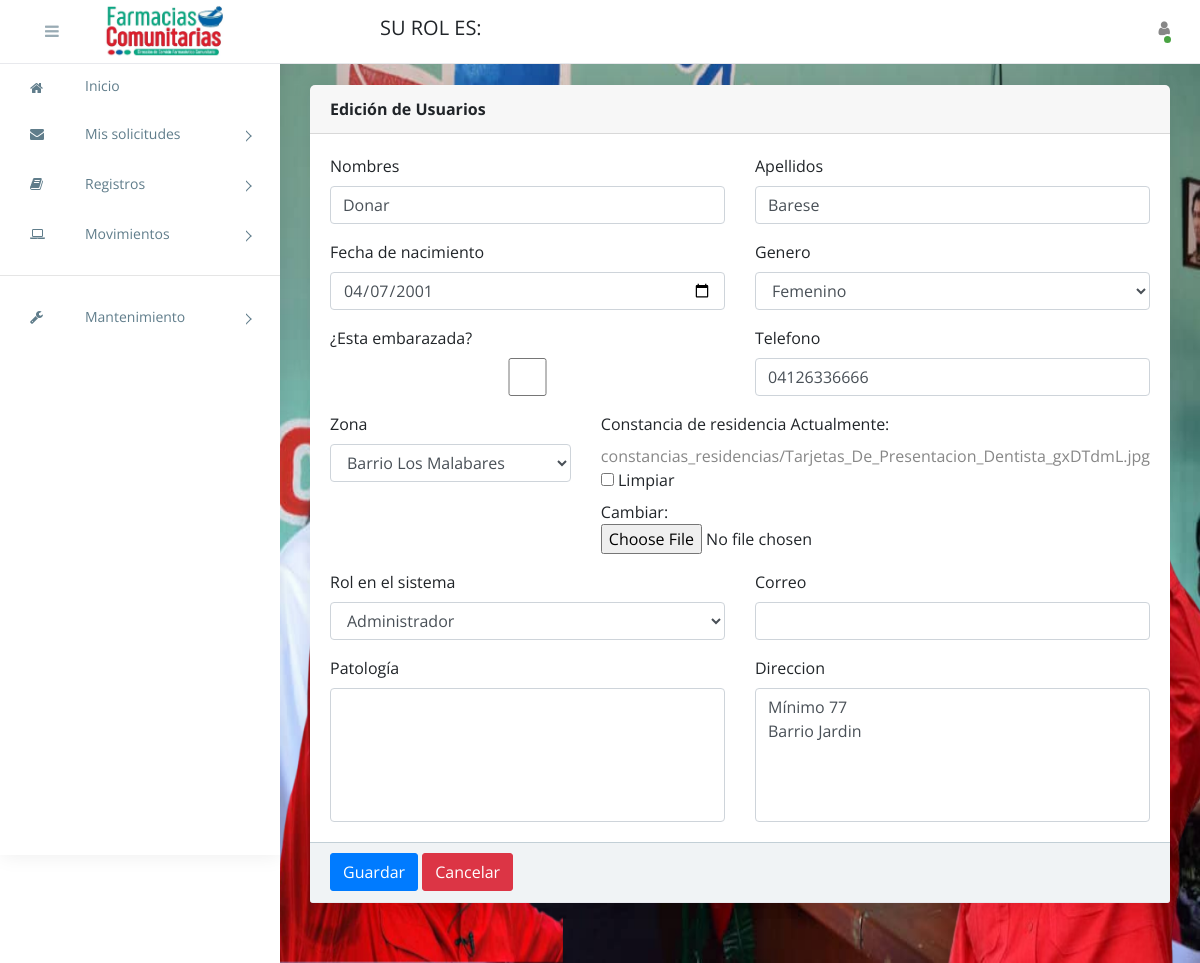
The page /editar-perfil/1/ on the database its author committed.
### apps/entidades/models.py (models this page shows, shortened)
class Persona(models.Model):
	class Genero(models.TextChoices):
		MASCULINO = 'MA', 'Masculino'
		FEMENINO = 'FE', 'Femenino'
	class Nacionalidad(models.TextChoices):
		VENEZOLANO = 'V-', 'V-'
		EXTRANJERO = 'E-', 'E-'
		JURIDICO = 'J-', 'J-'
	class CodigoTlf(models.TextChoices):
		C412 = '0412', '0412'
		C414 = '0414', '0414'
		C416 = '0416', '0416'
		C424 = '0424', '0424'
		C426 = '0426', '0426'
	nacionalidad = models.CharField(max_length=2, choices=Nacionalidad.choices, default=Nacionalidad.VENEZOLANO, blank=False, null=False)
	cedula = models.CharField(max_length=8, blank=False, null=False)
	nombres = models.CharField(max_length=50, blank=False, null=False)
	apellidos = models.CharField(max_length=50, blank=False, null=False)
	telefono = models.CharField(max_length=11, blank=True, null=True)
	genero = models.CharField(max_length=2, blank=False, null=False, choices=Genero.choices)
	f_nacimiento = models.DateField(auto_now_add = False, auto_now=False, blank=False, null=False)
	embarazada = models.BooleanField(blank=False, null=False)
	c_residencia = models.FileField(upload_to='constancias_residencias/', blank=True, null=True)
	zona  = models.ForeignKey(Zona, on_delete=models.PROTECT, blank=False, null=False)
	direccion = models.TextField(blank=False, null=False)
	patologia = models.TextField(blank=True, null=True)
	class Meta:
		abstract = True

class Perfil(Persona):
	class Rol(models.TextChoices):
		ADMINISTRADOR = 'AD', 'Administrador'
		ALMACENISTA = 'AL', 'Almacenista'
		AT_CLIENTE = 'AT', 'Atención al Cliente'
		JEFE_COMUNIDAD = 'JC', 'Jefe de Comunidad'
		PACIENTE = 'PA', 'Paciente'
	rol = models.CharField(max_length=2, choices=Rol.choices, default=Rol.PACIENTE)
	usuario = models.OneToOneField(User, on_delete=models.CASCADE, related_name='perfil')
	class Meta:
		verbose_name = 'perfil'
		verbose_name_plural = 'perfiles'
		permissions = [
			('cambiar_password', 'cambiar contraseña a usuarios'),
			('cambiar_estado_usuarios', 'cambiar estado de usuarios'),
			('cambiar_estado_jornada', 'cambiar estatus de jornadas'),
			('cambiar_estado_solicitudes', 'cambiar status de solicitudes'),
			('entregar_solicitud_medicamentos', 'Entregar solicitud de medicamentos'),
			('entregar_jornada_medicamentos', 'Entregar jornada de medicamentos'),
			('ver_inicio', 'Ver inicio'),
			('ver_mis_solicitudes_de_medicamentos', 'Ver mis solicitudes de medicamentos'),
			('ver_mis_jornada_medicamentos', 'Ver mis jornadas de medicamentos'),
			('registrar_mi_solicitud_de_medicamentos', 'Registrar mi solicitud de medicamentos'),
			('registrar_mi_jornada_medicamentos', 'Registrar mi jornada de medicamentos')
		]

### apps/entidades/views.py (the view, shortened to what this page needs)
# urls.py: path('editar-perfil/<int:pk>/', EditarUsuario.as_view(), name='editar_perfil'),
class EditarUsuario(SuccessMessageMixin, UpdateView):
	model = Perfil
	form_class = FormEditPerfil
	success_message = 'Perfil editado correctamente'
	template_name = 'pages/entidades/editar_usuarios.html'
	success_url = reverse_lazy('lista_perfiles')
	def get_initial(self):
		initial = super().get_initial()
		perfil = Perfil.objects.get(id = self.object.pk)
		user = User.objects.get(username = f'{perfil.nacionalidad}{perfil.cedula}')
		initial['email'] = user.email
		return initial

### apps/entidades/forms.py
class FormEditPerfil(forms.ModelForm):
	email = forms.EmailField(label = 'Correo', widget=forms.EmailInput)
	class Meta:
		model = Perfil
		fields = '__all__'
		exclude = ['nacionalidad', 'cedula', 'usuario']

### apps/entidades/models.py (called while the page is built)
	def __str__(self):
		return self.zona_residencia

### templates/pages/entidades/editar_usuarios.html (shortened to what this page needs)
{% extends 'base/base.html' %}
{% load static %}
{% load widget_tweaks %}
{% block extra_css %}
	<link rel="stylesheet" href="{% static 'css/buttons.bootstrap5.min.css' %}">
	<link rel="stylesheet" href="{% static 'css/dataTables.bootstrap5.min.css' %}">
	<link rel="stylesheet" href="{% static 'css/responsive.bootstrap5.min.css' %}">
{% endblock extra_css %}
{% block body %}
<form action="" method="post" enctype="multipart/form-data">{% csrf_token %}
    <div class="card">
        <div class="card-header">
            <strong class="card-title">Edición de Usuarios</strong>
        </div>
        <div class="card-body">
            <div class="row g-2 mb-3">
                <div class="col">
                    <label for="">Nombres</label>
                    {{form.nombres|add_class:'form-control'|attr:'required'|attr:'onkeypress:return Solo_Texto(event)'}}
                </div>
                <div class="col">
                    <label for="">Apellidos</label>
                    {{form.apellidos|add_class:'form-control'|attr:'required'|attr:'onkeypress:return Solo_Texto(event)'}}
                </div>
            </div>
            <div class="row g-2 mb-3">
                <div class="col">
                    <label for="">Fecha de nacimiento</label>
                    <input type="date" name="f_nacimiento" value="{{ form.f_nacimiento.value|date:'Y-m-d' }}" class="form-control" required>
                </div>
                <div class="col">
                    <label for="">Genero</label>
                    {{form.genero|add_class:'form-control'|attr:'required'}}
                </div>
            </div>
            <div class="row g-2 mb-3">
                <div class="col">
                    <label for="">¿Esta embarazada?</label>
                    {{form.embarazada|add_class:'form-control'}}
                </div>
                <div class="col">
                    <label for="">Telefono</label>
                    {{form.telefono|add_class:'form-control'|attr:'required'|attr:'onkeypress:return Solo_Numero(event)'|attr:'maxlength:11'|attr:'minlength:11'}}
                </div>
            </div>
            <div class="row g-2 mb-3">
                <div class="col">
                    <label for="">Zona</label>
                    {{form.zona|add_class:'form-control'|attr:'required'}}
                </div>
                <div class="col">
                    <label for="">Constancia de residencia</label>
                    {{form.c_residencia|add_class:'form-control-file'}}
                </div>
            </div>
            <div class="row mb-3">
                <div class="col">
                    <label for="">Rol en el sistema</label>
                    {{form.rol|add_class:'form-control'|attr:'required'}}
                </div>
                <div class="col">
                    <label for="">Correo</label>
                    {{form.email|add_class:'form-control'|attr:'required'}}
                </div>
            </div>
            <div class="row">
                <div class="col">
                    <label for="">Patología</label>
                    {{form.patologia|add_class:'form-control'|attr:'rows:5'|attr:'style:resize:none'|attr:'required'|attr:'onkeypress:return Texto_Numeros(event)'}}
                </div>
                <div class="col">
                    <label for="">Direccion</label>
                    {{form.direccion|add_class:'form-control'|attr:'rows:5'|attr:'style:resize:none'|attr:'required'|attr:'onkeypress:return Texto_Numeros(event)'}}
                </div>
            </div>
        </div>
        <div class="card-footer">
            <input type="submit" value="Guardar" class="btn btn-primary">
            <a href="{% url 'lista_perfiles' %}" class="btn btn-danger">Cancelar</a>
        </div>
    </div>
</form>
{% endblock body %}

### static/css/style.css (style rules this page uses)
body { display: table; font-family: "Open Sans", sans-serif; font-size: 16px; width: 100%; }
a, button { text-decoration: none; outline: none !important; color: #878787; -webkit-transition: all 0.25s ease; transition: all 0.25s ease; }
.btn, button, input, textarea { -webkit-box-shadow: none; box-shadow: none; outline: 0 !important; }
.btn { border-radius: 3px; }
.card { margin-bottom: 1.875em; border-radius: 5px; padding: 0; border: 0px solid transparent; -webkit-box-shadow: 0 0 20px rgba(0, 0, 0, 0.08); box-shadow: 0 0 20px rgba(0, 0, 0, 0.08); }
.card .card-top, .card .card-footer { background: #fafafa; border-bottom: 1px solid #e8e9ef; float: left; padding: .75em 1.125em; width: 100%; }
.card .card-body { float: left; padding: 1.25em; position: relative; width: 100%; }
.card .card-footer { padding: 0.65rem 1.25rem; background-color: #f0f3f5; border-top: 1px solid #c2cfd6; }
.btn, .button { display: inline-block; font-weight: 400; text-align: center; white-space: nowrap; vertical-align: middle; -webkit-transition: all .15s ease-in-out; transition: all .15s ease-in-out; border-radius: 3; cursor: pointer; }
@media (max-width: 1368px) { .card-body { padding: 15px; } }

### rows shown on the page
Perfil: nombres "Donar", apellidos "Barese", f_nacimiento "04/07/2001", genero "Femenino", telefono "04126336666", zona "Barrio Los Malabares", rol "Administrador", direccion "Mínimo 77 Barrio Jardin"
